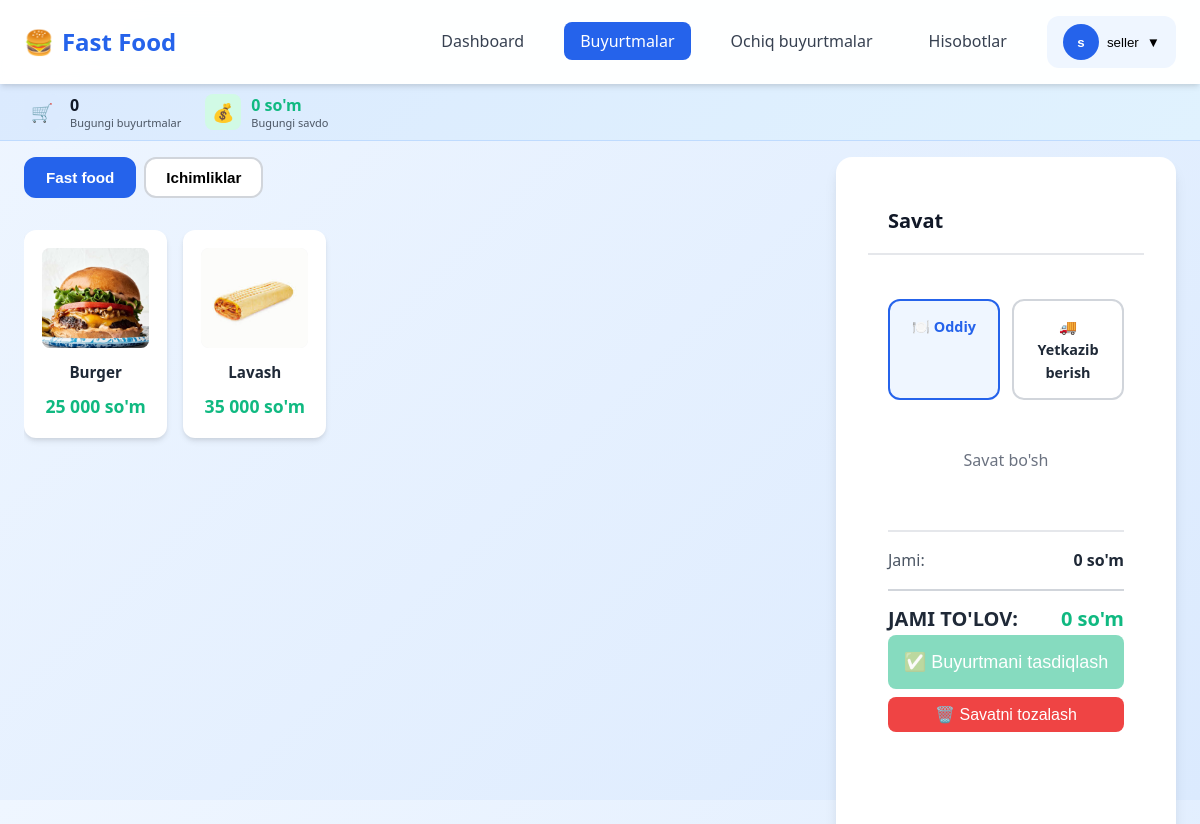
The page /seller/orders.php (signed in) on the database its author committed.
### tables this page shows
CREATE TABLE `products` (
  `id` int NOT NULL AUTO_INCREMENT,
  `category_id` int NOT NULL,
  `name` varchar(100) NOT NULL,
  `description` text,
  `price` decimal(10,2) NOT NULL,
  `image` varchar(255) DEFAULT NULL,
  `created_by` int NOT NULL,
  `created_at` timestamp NULL DEFAULT CURRENT_TIMESTAMP,
  `updated_at` timestamp NULL DEFAULT CURRENT_TIMESTAMP ON UPDATE CURRENT_TIMESTAMP,
  PRIMARY KEY (`id`),
  KEY `created_by` (`created_by`),
  KEY `idx_category` (`category_id`),
  KEY `idx_name` (`name`),
  CONSTRAINT `products_ibfk_1` FOREIGN KEY (`category_id`) REFERENCES `categories` (`id`) ON DELETE CASCADE,
  CONSTRAINT `products_ibfk_2` FOREIGN KEY (`created_by`) REFERENCES `users` (`id`) ON DELETE CASCADE
);

### helpers/functions.php (called while the page is built, shortened)
<?php
function formatCurrency($amount) {
    return number_format($amount, 0, '.', ' ') . ' so\'m';
}
?>

### seller/orders.php (the view, shortened to what this page needs)
<?php
require_once '../config/database.php';
require_once '../helpers/functions.php';
$sellerId = $_SESSION['user_id'];
$today = getTodayRange();
$stmt = $conn->prepare("
    SELECT
        COUNT(*) as order_count,
        COALESCE(SUM(total_amount), 0) as total_amount
    FROM orders
    WHERE seller_id = ? AND created_at BETWEEN ? AND ? AND status = 'completed'
");
$stmt->bind_param("iss", $sellerId, $today['start'], $today['end']);
$stmt->execute();
$todayStats = $stmt->get_result()->fetch_assoc();
$products = $conn->query("
    SELECT p.*, c.id as category_id, c.name as category_name
    FROM products p
    LEFT JOIN categories c ON p.category_id = c.id
    ORDER BY c.name, p.name
");
$productsByCategory = [];
while ($product = $products->fetch_assoc()) {
    $catId = $product['category_id'];
    $catName = $product['category_name'] ?? 'Boshqa';
    if (!isset($productsByCategory[$catId])) {
        $productsByCategory[$catId] = [
            'name' => $catName,
            'products' => []
        ];
    }
    $productsByCategory[$catId]['products'][] = $product;
}
include '../includes/header.php';
?>
<div class="container">
    <div class="stats-compact">
        <div class="stat-compact-item">
            <div class="stat-compact-icon" style="background: var(--primary-100); color: var(--primary-600);">
                🛒
            </div>
            <div>
                <div class="stat-compact-value" style="color: var(--gray-900);">
                    <?= $todayStats['order_count'] ?>
                </div>
                <div class="stat-compact-label">
                    Bugungi buyurtmalar
                </div>
            </div>
        </div>
        <div class="stat-compact-item">
            <div class="stat-compact-icon" style="background: #d1fae5; color: var(--success);">
                💰
            </div>
            <div>
                <div class="stat-compact-value" style="color: var(--success);">
                    <?= formatCurrency($todayStats['total_amount']) ?>
                </div>
                <div class="stat-compact-label">
                    Bugungi savdo
                </div>
            </div>
        </div>
    </div>
    <div class="work-area">
        <div class="products-section">
            <div class="section-header">
                <div class="category-tabs">
                    <?php
                    $first = true;
                    foreach ($productsByCategory as $catId => $catData):
                    ?>
                        <button class="category-tab <?= $first ? 'active' : '' ?>" onclick="selectCategory(<?= $catId ?>)">
                            <?= htmlspecialchars($catData['name']) ?>
                        </button>
                    <?php
                        $first = false;
                    endforeach;
                    ?>
                </div>
            </div>
            <div class="products-container">
                <?php foreach ($productsByCategory as $catId => $catData): ?>
                <div class="category-products <?= $catId === array_key_first($productsByCategory) ? 'active' : '' ?>" id="category-<?= $catId ?>">
                    <div class="product-grid">
                        <?php foreach ($catData['products'] as $product): ?>
                            <div class="product-card" onclick="addToCart(<?= htmlspecialchars(json_encode($product)) ?>)">
                                <?php if ($product['image']): ?>
                                    <img src="/xpos/uploads/products/<?= htmlspecialchars($product['image']) ?>"
                                         class="product-image"
                                         alt="<?= htmlspecialchars($product['name']) ?>">
                                <?php else: ?>
                                    <div class="product-image">📦</div>
                                <?php endif; ?>
                                <div style="font-weight: 600; margin-bottom: 0.5rem; font-size: 0.95rem;">
                                    <?= htmlspecialchars($product['name']) ?>
                                </div>
                                <div style="color: var(--success); font-weight: 700; font-size: 1.1rem;">
                                    <?= formatCurrency($product['price']) ?>
                                </div>
                            </div>
                        <?php endforeach; ?>
                    </div>
                </div>
            <?php endforeach; ?>
            </div>
        </div>
        <div class="cart-section">
            <div class="card">
                <div class="card-header">
                    <h3 class="card-title">Savat</h3>
                </div>
                <div class="card-body">
                    <div class="order-type-selector">
                        <div class="order-type-btn active" id="dineInBtn" onclick="selectOrderType('dine_in')">
                            🍽️ Oddiy
                        </div>
                        <div class="order-type-btn" id="deliveryBtn" onclick="selectOrderType('delivery')">
                            🚚 Yetkazib berish
                        </div>
                    </div>
                    <div id="cartItems">
                        <p style="text-align: center; color: var(--gray-500); padding: 2rem 0;">Savat bo'sh</p>
                    </div>
                    <div style="margin-top: 1.5rem; padding-top: 1rem; border-top: 2px solid var(--gray-200);">
                        <div style="display: flex; justify-content: space-between; margin-bottom: 0.5rem;">
                            <span style="color: var(--gray-600);">Jami:</span>
                            <span id="cartSubtotal" style="font-weight: 600;">0 so'm</span>
                        </div>
                        <div style="display: flex; justify-content: space-between; font-size: 1.25rem; font-weight: 700; margin-top: 1rem; padding-top: 0.75rem; border-top: 2px solid var(--gray-300);">
                            <span>JAMI TO'LOV:</span>
                            <span id="cartTotal" style="color: var(--success);">0 so'm</span>
                        </div>
                        <form method="POST" id="orderForm">
                            <button type="submit" class="btn btn-success btn-lg" style="width: 100%;" id="submitOrderBtn" disabled>
                                ✅ Buyurtmani tasdiqlash
                            </button>
                        </form>
                        <button onclick="clearCart()" class="btn btn-danger" style="width: 100%; margin-top: 0.5rem;">
                            🗑️ Savatni tozalash
                        </button>
                    </div>
                </div>
            </div>
        </div>
    </div>
</div>
<?php
include '../includes/footer.php';
?>

### includes/header.php (shortened to what this page needs)
<?php
$currentPage = basename($_SERVER['PHP_SELF']);
$userRole = $_SESSION['user_role'] ?? '';
$userName = $_SESSION['user_name'] ?? '';
$userInitial = substr($userName, 0, 1);
?>
<!DOCTYPE html>
<html lang="uz">
<head>
    <link rel="stylesheet" href="/xpos/assets/css/style.css?v=<?= time() ?>">
</head>
<body>
    <nav class="navbar">
        <div class="navbar-container">
            <a href="/xpos/" class="navbar-brand">
                <span>🍔</span>
                <span>Fast Food</span>
            </a>
            <ul class="navbar-menu" id="navbarMenu">
                <?php if ($userRole === 'super_admin'): ?>
                    <li>
                        <a href="/xpos/super_admin/dashboard.php" class="navbar-link <?= $currentPage === 'dashboard.php' ? 'active' : '' ?>">
                            Dashboard
                        </a>
                    </li>
                    <li>
                        <a href="/xpos/super_admin/users.php" class="navbar-link <?= $currentPage === 'users.php' ? 'active' : '' ?>">
                            Foydalanuvchilar
                        </a>
                    </li>
                    <li>
                        <a href="/xpos/manager/orders.php" class="navbar-link <?= $currentPage === 'orders.php' ? 'active' : '' ?>">
                            Buyurtmalar
                        </a>
                    </li>
                    <li>
                        <a href="/xpos/super_admin/reports.php" class="navbar-link <?= $currentPage === 'reports.php' ? 'active' : '' ?>">
                            Hisobotlar
                        </a>
                    </li>
                    <li>
                        <a href="/xpos/super_admin/settings.php" class="navbar-link <?= $currentPage === 'settings.php' ? 'active' : '' ?>">
                            Sozlamalar
                        </a>
                    </li>
                <?php elseif ($userRole === 'seller'): ?>
                    <li>
                        <a href="/xpos/seller/dashboard.php" class="navbar-link <?= $currentPage === 'dashboard.php' ? 'active' : '' ?>">
                            Dashboard
                        </a>
                    </li>
                    <li>
                        <a href="/xpos/seller/orders.php" class="navbar-link <?= $currentPage === 'orders.php' ? 'active' : '' ?>">
                            Buyurtmalar
                        </a>
                    </li>
                    <li>
                        <a href="/xpos/seller/pending_orders.php" class="navbar-link <?= $currentPage === 'pending_orders.php' ? 'active' : '' ?>">
                            Ochiq buyurtmalar
                        </a>
                    </li>
                    <li>
                        <a href="/xpos/seller/reports.php" class="navbar-link <?= $currentPage === 'reports.php' ? 'active' : '' ?>">
                            Hisobotlar
                        </a>
                    </li>
                <?php endif; ?>
                <li class="user-dropdown">
                    <button class="user-button" onclick="toggleDropdown()">
                        <div class="user-avatar"><?= $userInitial ?></div>
                        <span><?= htmlspecialchars($userName) ?></span>
                        <span>▼</span>
                    </button>
                </li>
            </ul>
        </div>
    </nav>
    <main class="main-content">

### includes/footer.php (shortened to what this page needs)
    </main>
</body>
</html>

### assets/css/style.css (style rules this page uses)
:root { --primary-50: #eff6ff; --primary-100: #dbeafe; --primary-200: #bfdbfe; --primary-300: #93c5fd; --primary-400: #60a5fa; --primary-500: #3b82f6; --primary-600: #2563eb; --primary-700: #1d4ed8; --primary-800: #1e40af; --primary-900: #1e3a8a; --gray-50: #f9fafb; --gray-100: #f3f4f6; --gray-200: #e5e7eb; --gray-300: #d1d5db; --gray-400: #9ca3af; --gray-500: #6b7280; --gray-600: #4b5563; --gray-700: #374151; --gray-800: #1f2937; --gray-900: #111827; --success: #10b981; --warning: #f59e0b; --danger: #ef4444; --info: #3b82f6; --spacing-xs: 0.25rem; --spacing-sm: 0.5rem; --spacing-md: 1rem; --spacing-lg: 1.5rem; --spacing-xl: 2rem; --spacing-2xl: 3rem; --radius-sm: 0.375rem; --radius-md: 0.5rem; --radius-lg: 0.75rem; --radius-xl: 1rem; --radius-2xl: 1.5rem; --shadow-sm: 0 1px 2px 0 rgba(0, 0, 0, 0.05); --shadow-md: 0 4px 6px -1px rgba(0, 0, 0, 0.1), 0 2px 4px -1px rgba(0, 0, 0, 0.06); --shadow-lg: 0 10px 15px -3px rgba(0, 0, 0, 0.1), 0 4px 6px -2px rgba(0, 0, 0, 0.05); --shadow-xl: 0 20px 25px -5px rgba(0, 0, 0, 0.1), 0 10px 10px -5px rgba(0, 0, 0, 0.04); --transition-fast: 150ms ease-in-out; --transition-base: 300ms ease-in-out; --transition-slow: 500ms ease-in-out; }
* { margin: 0; padding: 0; box-sizing: border-box; }
body { font-family: 'Segoe UI', Tahoma, Geneva, Verdana, sans-serif; background: linear-gradient(135deg, var(--primary-50) 0%, var(--primary-100) 100%); color: var(--gray-800); line-height: 1.6; min-height: 100vh; }
h1, h2, h3, h4, h5, h6 { font-weight: 600; color: var(--gray-900); margin-bottom: var(--spacing-md); }
h3 { font-size: 1.75rem; }
.container { max-width: 1400px; margin: 0 auto; padding: 0 var(--spacing-lg); }
.navbar { background: rgba(255, 255, 255, 0.95); backdrop-filter: blur(10px); box-shadow: var(--shadow-md); padding: var(--spacing-md) 0; position: sticky; top: 0; z-index: 1000; }
.navbar-container { display: flex; justify-content: space-between; align-items: center; max-width: 1400px; margin: 0 auto; padding: 0 var(--spacing-lg); }
.navbar-brand { font-size: 1.5rem; font-weight: 700; color: var(--primary-600); text-decoration: none; display: flex; align-items: center; gap: var(--spacing-sm); }
.navbar-menu { display: flex; list-style: none; gap: var(--spacing-lg); align-items: center; }
.navbar-link { text-decoration: none; color: var(--gray-700); font-weight: 500; padding: var(--spacing-sm) var(--spacing-md); border-radius: var(--radius-md); transition: all var(--transition-fast); }
.navbar-link.active { background: var(--primary-600); color: white; }
.user-dropdown { position: relative; }
.user-button { display: flex; align-items: center; gap: var(--spacing-sm); padding: var(--spacing-sm) var(--spacing-md); background: var(--primary-50); border: none; border-radius: var(--radius-lg); cursor: pointer; transition: all var(--transition-fast); }
.user-avatar { width: 36px; height: 36px; border-radius: 50%; background: var(--primary-600); color: white; display: flex; align-items: center; justify-content: center; font-weight: 600; }
.card { background: white; border-radius: var(--radius-xl); box-shadow: var(--shadow-lg); padding: var(--spacing-xl); margin-bottom: var(--spacing-lg); transition: all var(--transition-base); }
.card-header { display: flex; justify-content: space-between; align-items: center; margin-bottom: var(--spacing-lg); padding-bottom: var(--spacing-md); border-bottom: 2px solid var(--gray-100); }
.card-title { font-size: 1.5rem; font-weight: 600; color: var(--gray-900); margin: 0; }
.card-body { padding: var(--spacing-md) 0; }
.btn { display: inline-flex; align-items: center; justify-content: center; gap: var(--spacing-sm); padding: var(--spacing-sm) var(--spacing-lg); font-size: 1rem; font-weight: 500; border: none; border-radius: var(--radius-md); cursor: pointer; transition: all var(--transition-fast); text-decoration: none; white-space: nowrap; }
.btn:disabled { opacity: 0.5; cursor: not-allowed; }
.btn-success { background: var(--success); color: white; }
.btn-danger { background: var(--danger); color: white; }
.btn-lg { padding: var(--spacing-md) var(--spacing-xl); font-size: 1.125rem; }

### rows shown on the page
products: image (picture), name "Burger", price "25 000 so'm"
products: image (picture), name "Lavash", price "35 000 so'm"

### other values the page prints
$userInitial "s"
$userName "seller"
$todayStats['order_count'] "0"
formatCurrency($todayStats['total_amount']) "0 so'm"
$catData['name'] "Fast food"
$catData['name'] "Ichimliklar"
